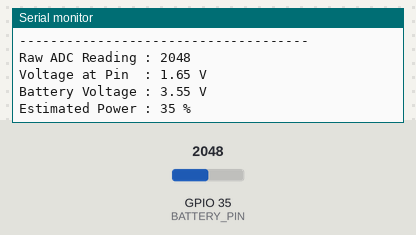
Recording of a sketch running on a simulated ESP32. Shown: the last lines printed to the serial monitor. The test bench sets the inputs (shaded band); at power-on: GPIO 35 (BATTERY_PIN) = 2048 (analog values on the 0–4095 scale).

Above: at 2.2 s.
2.3 s: GPIO 35 (BATTERY_PIN) set to 2866
At 3.7 s:
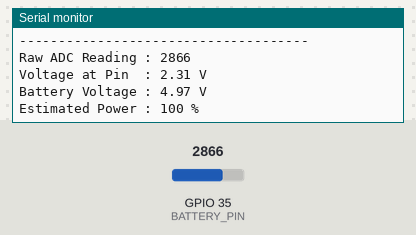
5.0 s: GPIO 35 (BATTERY_PIN) set to 3603
At 5.5 s:
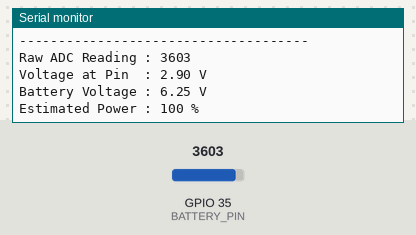
Timing chart, 0 to 8.0 s (numbered marks = the images above; inputs shaded):
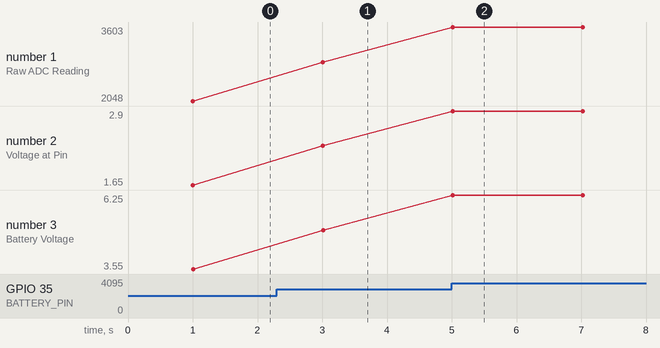

Measured:
- after the input at 2.3 s, the serial monitor: prints a new line after 0.71 s (image 1)
- after the input at 5.0 s, the serial monitor: prints a new line at once (image 2)
- plotted number 1: 2048 → 2866 after the input at 2.3 s, 2866 → 3603 after the input at 5.0 s
- plotted number 2: 1.65 → 2.31 after the input at 2.3 s, 2.31 → 2.9 after the input at 5.0 s
- plotted number 3: 3.55 → 4.97 after the input at 2.3 s, 4.97 → 6.25 after the input at 5.0 s

The sketch:

BatteryPercentage.ino
```cpp
#define BATTERY_PIN 35

// --- VOLTAGE DIVIDER SETTINGS ---
// Replace these values with the exact resistor values you used (in Ohms)
const float R1 = 100000.0; // Example: 100k Ohm resistor
const float R2 = 100000.0; // Example: 100k Ohm resistor

// The ESP32 ADC is notoriously slightly non-linear.
// If your readings are consistently off by a few percent, tweak this calibration factor.
const float CALIBRATION_FACTOR = 1.077;

// --- BATTERY SETTINGS (Standard 3.7V LiPo) ---
const float BATT_MAX_VOLTAGE = 4.20; // 100%
const float BATT_MIN_VOLTAGE = 3.20; // 0%

void setup() {
  Serial.begin(115200);
  delay(1000);
  Serial.println("\n--- VOLTAGE DIVIDER TEST STARTING ---");

  // Ensure the ADC is set to 12-bit resolution (0-4095)
  analogReadResolution(12);
}

void loop() {
  // 1. Read the raw ADC value from pin 35
  int rawValue = analogRead(BATTERY_PIN);

  // 2. Calculate the voltage hitting the ESP32 pin (Reference voltage is ~3.3V)
  float pinVoltage = (rawValue / 4095.0) * 3.3;

  // 3. Reverse the voltage divider math to find the actual battery voltage
  float batteryVoltage = pinVoltage * ((R1 + R2) / R2) * CALIBRATION_FACTOR;

  // 4. Calculate the battery percentage
  float batteryPercentage = ((batteryVoltage - BATT_MIN_VOLTAGE) / (BATT_MAX_VOLTAGE - BATT_MIN_VOLTAGE)) * 100.0;

  // Constrain the percentage so it doesn't show 105% or -5%
  if (batteryPercentage > 100.0) batteryPercentage = 100.0;
  if (batteryPercentage < 0.0) batteryPercentage = 0.0;

  // 5. Print out the debugging information
  Serial.println("-------------------------------------");
  Serial.printf("Raw ADC Reading : %d\n", rawValue);
  Serial.printf("Voltage at Pin  : %.2f V\n", pinVoltage);
  Serial.printf("Battery Voltage : %.2f V\n", batteryVoltage);
  Serial.printf("Estimated Power : %.0f %%\n", batteryPercentage);

  delay(2000); // Wait 2 seconds before the next reading
}
```
